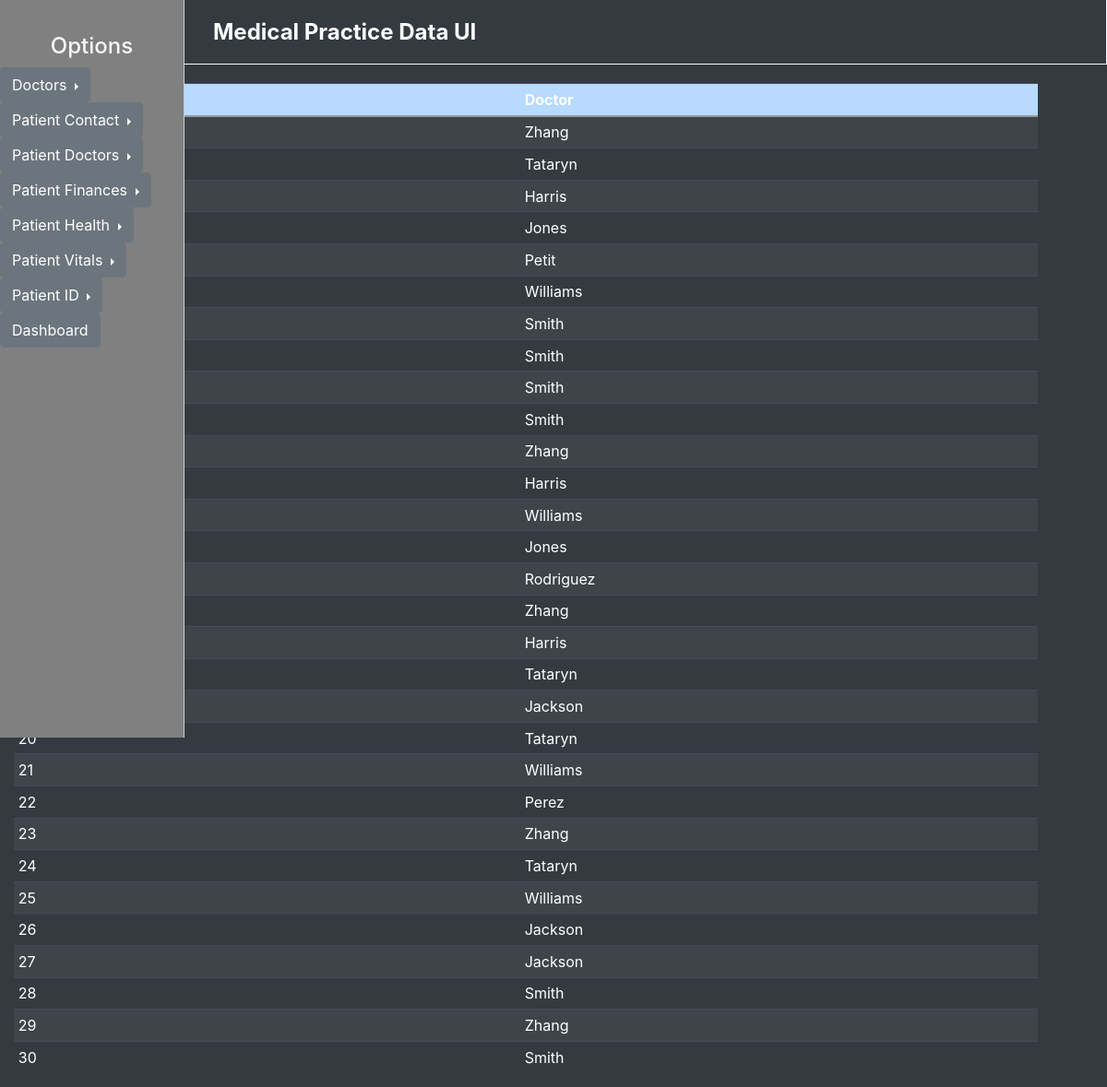
The app's page /webapp/patient-doctors/ with its own data.
### medical_practice/web_app/models.py (models this page shows)
class PatientDoctors(models.Model):
    patient_id = models.AutoField(primary_key=True, blank=False, null=False)
    doctor = models.CharField(blank=False, null=True, max_length=255)
    class Meta:
        managed = False
        db_table = 'patient_doctors'

### medical_practice/web_app/views.py (the view)
# urls.py: path('patient-doctors/', views.pd_list_view, name='pd-list'),
def pd_list_view(request):
    context ={}
    context["dataset"] = PatientDoctors.objects.all()[:30]
    return render(request, "patient_doctors_list_view.html", context)

### medical_practice/web_app/templates/patient_doctors_list_view.html (shortened to what this page needs)
{% extends 'base.html' %}
{% block content %}
<div class="d-flex justify-content-center">
    <table class="table table-sm table-striped table-dark mx-auto">
        <tr class="table-primary">
           <th>Patient ID</th>
           <th>Doctor</th>
        </tr>
        <tbody>
            {% for data in dataset %}
            <tr>
                <td>{{ data.patient_id }}</td>
                <td>{{ data.doctor }}</td>
            </tr>
            {% endfor %}
        </tbody>
    </table>
</div>
{% endblock %}

### records on screen
PatientDoctors: doctor "Zhang"
PatientDoctors: doctor "Tataryn"
PatientDoctors: doctor "Harris"
PatientDoctors: doctor "Jones"
PatientDoctors: doctor "Petit"
PatientDoctors: doctor "Williams"
PatientDoctors: doctor "Smith"
PatientDoctors: doctor "Smith"
PatientDoctors: doctor "Smith"
PatientDoctors: doctor "Smith"
PatientDoctors: doctor "Zhang"
PatientDoctors: doctor "Harris"
PatientDoctors: doctor "Williams"
PatientDoctors: doctor "Jones"
PatientDoctors: doctor "Rodriguez"
PatientDoctors: doctor "Zhang"
PatientDoctors: doctor "Harris"
PatientDoctors: doctor "Tataryn"
PatientDoctors: doctor "Jackson"
PatientDoctors: patient_id "20", doctor "Tataryn"
PatientDoctors: patient_id "21", doctor "Williams"
PatientDoctors: patient_id "22", doctor "Perez"
PatientDoctors: patient_id "23", doctor "Zhang"
PatientDoctors: patient_id "24", doctor "Tataryn"
PatientDoctors: patient_id "25", doctor "Williams"
PatientDoctors: patient_id "26", doctor "Jackson"
PatientDoctors: patient_id "27", doctor "Jackson"
PatientDoctors: patient_id "28", doctor "Smith"
PatientDoctors: patient_id "29", doctor "Zhang"
PatientDoctors: patient_id "30", doctor "Smith"
